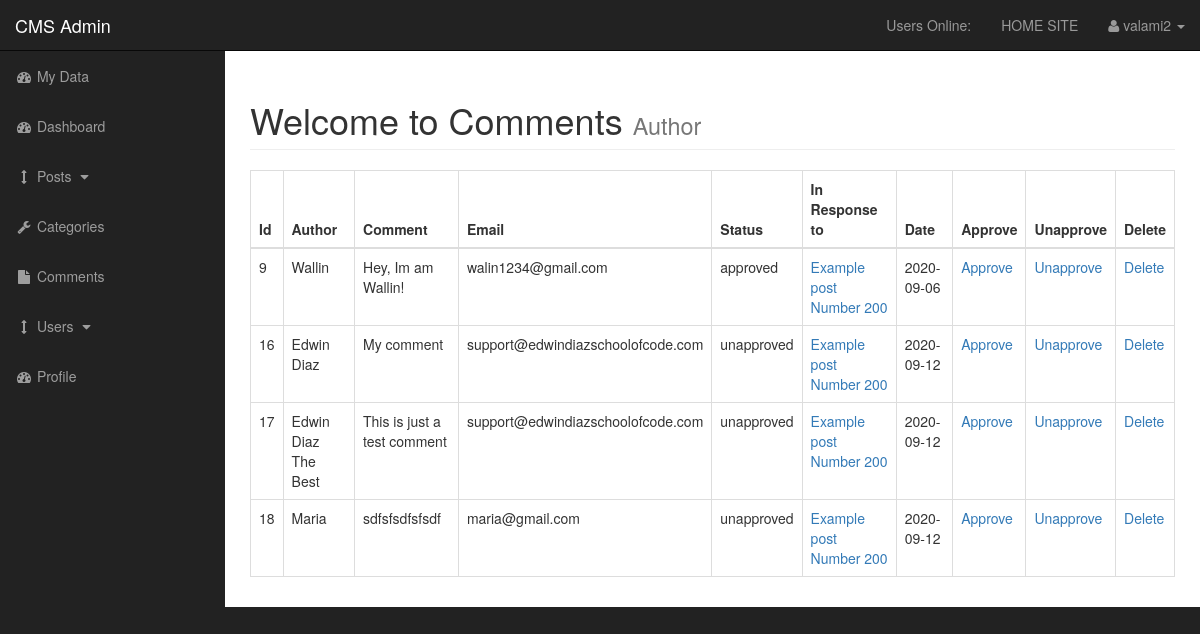
The app's page /admin/post_comments.php?id=9 (signed in) with its own data.
### tables this page shows
CREATE TABLE `comments` (
  `comment_id` int(3) NOT NULL,
  `comment_post_id` int(3) NOT NULL,
  `comment_author` varchar(255) NOT NULL,
  `comment_email` varchar(255) NOT NULL,
  `comment_content` text NOT NULL,
  `comment_status` varchar(255) NOT NULL,
  `comment_date` date NOT NULL
);

CREATE TABLE `posts` (
  `post_id` int(3) NOT NULL,
  `post_category_id` int(3) NOT NULL,
  `user_id` int(11) NOT NULL,
  `post_title` varchar(255) NOT NULL,
  `post_author` varchar(255) NOT NULL,
  `post_user` varchar(255) NOT NULL,
  `post_date` date NOT NULL,
  `post_image` text NOT NULL,
  `post_content` text NOT NULL,
  `post_tags` varchar(255) NOT NULL,
  `post_comment_count` int(11) NOT NULL,
  `post_status` varchar(255) NOT NULL DEFAULT 'draft',
  `post_views_count` int(11) NOT NULL,
  `likes` int(11) NOT NULL
);

### admin/post_comments.php (the view, shortened to what this page needs)
<?php include "includes/admin_header.php"; ?>
    <div id="wrapper">
        <?php include "includes/admin_navigation.php"; ?>
        <div id="page-wrapper">
            <div class="container-fluid">
                <div class="row">
                    <div class="col-lg-12">
                        <h1 class="page-header">
                            Welcome to Comments
                            <small>Author</small>
                        </h1>
<table class="table table-bordered table-hover">
        <thead>
            <tr>
                <th>Id</th>
                <th>Author</th>
                <th>Comment</th>
                <th>Email</th>
                <th>Status</th>
                <th>In Response to</th>
                <th>Date</th>
                <th>Approve</th>
                <th>Unapprove</th>
                <th>Delete</th>
            </tr>
        </thead>
        <tbody>
            <?php
                $query = "SELECT * FROM comments WHERE comment_post_id =" .mysqli_real_escape_string($connection, $_GET['id']). " ";
                $select_comments = mysqli_query($connection, $query);
                while ($row = mysqli_fetch_assoc($select_comments)) {
                    $comment_id = $row['comment_id'];
                    $comment_post_id = $row['comment_post_id'];
                    $comment_author = $row['comment_author'];
                    $comment_content = $row['comment_content'];
                    $comment_email = $row['comment_email'];
                    $comment_status = $row['comment_status'];
                    $comment_date = $row['comment_date'];
                    echo "<tr>";
                        echo "<td>$comment_id</td>";
                        echo "<td>$comment_author</td>";
                        echo "<td>$comment_content</td>";
                        echo "<td>$comment_email</td>";
                        echo "<td>$comment_status</td>";
                        $query = "SELECT * FROM posts WHERE post_id = $comment_post_id";
                        $select_post_id_query = mysqli_query($connection,$query);
                        while($row = mysqli_fetch_assoc($select_post_id_query)) {
                            $post_id = $row['post_id'];
                            $post_title = $row['post_title'];
                            echo "<td><a href='../post.php?p_id=$post_id'>$post_title</a></td>";
                        }
                        echo "<td>$comment_date</td>";
                        echo "<td><a href='comments.php?approve=$comment_id'>Approve</a></td>";
                        echo "<td><a href='comments.php?unapprove=$comment_id'>Unapprove</a></td>";
                        echo "<td><a href='post_comments.php?delete=$comment_id&id=".$_GET['id']."'>Delete</a></td>";
                    echo "</tr>";
                }
            ?>
        </tbody>
    </table>
                    </div>
                </div>
            </div>
        </div>
<?php include "includes/admin_footer.php"; ?>

### admin/css/sb-admin.css (style rules this page uses)
body { margin-top: 100px; background-color: #222; }
@media (min-width:768px) { body { margin-top: 50px; } }
#wrapper { padding-left: 0; }
#page-wrapper { width: 100%; padding: 0; background-color: #fff; }
@media (min-width:768px) { #wrapper { padding-left: 225px; } }
@media (min-width:768px) { #page-wrapper { padding: 10px; } }

### records on screen
comments: comment_id "9", comment_author "Wallin", comment_content "Hey, Im am Wallin!", comment_email "walin1234@gmail.com", comment_status "approved", comment_date "2020-09-06"
posts: post_title "Example post Number 200"
comments: comment_id "16", comment_author "Edwin Diaz", comment_content "My comment", comment_email "support@edwindiazschoolofcode.com", comment_status "unapproved", comment_date "2020-09-12"
comments: comment_id "17", comment_author "Edwin Diaz The Best", comment_content "This is just a test comment", comment_email "support@edwindiazschoolofcode.com", comment_status "unapproved", comment_date "2020-09-12"
comments: comment_id "18", comment_author "Maria", comment_content "sdfsfsdfsfsdf", comment_email "maria@gmail.com", comment_status "unapproved", comment_date "2020-09-12"

### other values on screen
$_SESSION['username'] "valami2"
